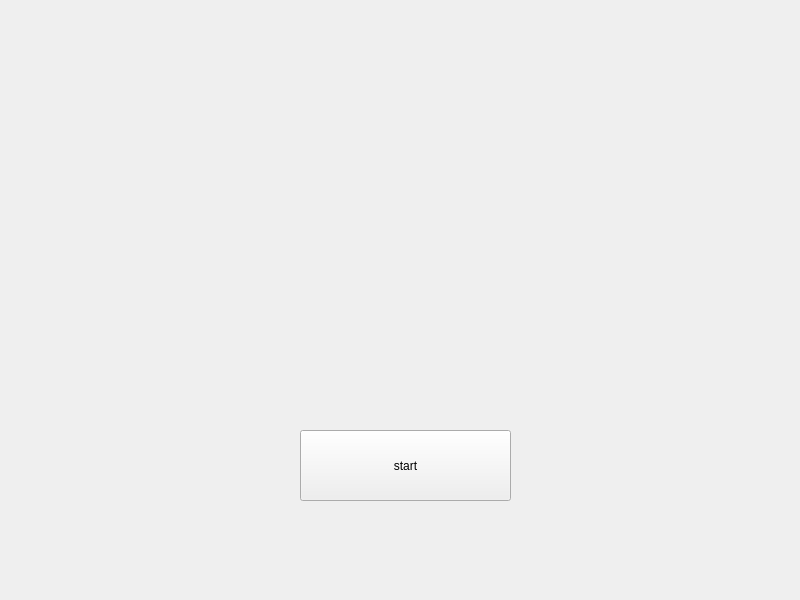
<?xml version="1.0" encoding="UTF-8"?>
<ui version="4.0">
 <class>Form</class>
 <widget class="QWidget" name="Form">
  <property name="enabled">
   <bool>true</bool>
  </property>
  <property name="geometry">
   <rect>
    <x>0</x>
    <y>0</y>
    <width>800</width>
    <height>600</height>
   </rect>
  </property>
  <property name="sizePolicy">
   <sizepolicy hsizetype="Fixed" vsizetype="Fixed">
    <horstretch>0</horstretch>
    <verstretch>0</verstretch>
   </sizepolicy>
  </property>
  <property name="maximumSize">
   <size>
    <width>860</width>
    <height>600</height>
   </size>
  </property>
  <property name="baseSize">
   <size>
    <width>860</width>
    <height>600</height>
   </size>
  </property>
  <property name="windowTitle">
   <string>Form</string>
  </property>
  <property name="styleSheet">
   <string notr="true">background-image: url(:/newPrefix/startpage.png);</string>
  </property>
  <widget class="QPushButton" name="start_bt">
   <property name="geometry">
    <rect>
     <x>300</x>
     <y>430</y>
     <width>211</width>
     <height>71</height>
    </rect>
   </property>
   <property name="styleSheet">
    <string notr="true">background-image: url(:/newPrefix/startpage.png);</string>
   </property>
   <property name="text">
    <string>start</string>
   </property>
  </widget>
  <widget class="QLabel" name="label">
   <property name="geometry">
    <rect>
     <x>0</x>
     <y>0</y>
     <width>800</width>
     <height>600</height>
    </rect>
   </property>
   <property name="text">
    <string/>
   </property>
  </widget>
  <zorder>label</zorder>
  <zorder>start_bt</zorder>
 </widget>
 <resources>
  <include location="start.qrc"/>
 </resources>
 <connections/>
</ui>
